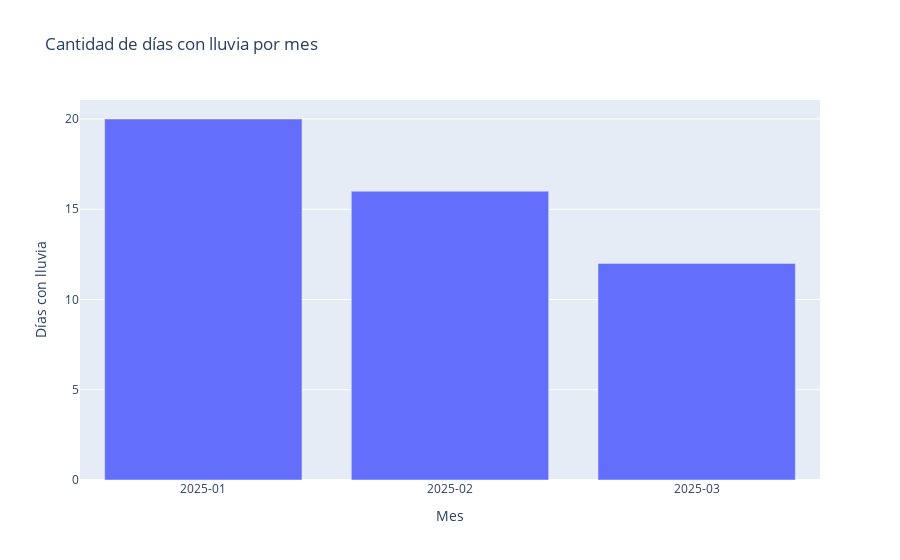

Notebook cell for this chart:
### Code cell
# Contar días con lluvia por mes
dias_lluviosos_por_mes = df_pivot[df_pivot["lluvia"] > 0].groupby("Mes").size().reset_index(name="Días con lluvia")

# Ordenar para ver el mes con más días de lluvia
dias_lluviosos_por_mes = dias_lluviosos_por_mes.sort_values(by="Días con lluvia", ascending=False)

# Mostrar tabla
print(dias_lluviosos_por_mes)

# O visualizar con barras
import plotly.express as px

fig_dias_lluvia = px.bar(
    dias_lluviosos_por_mes,
    x="Mes",
    y="Días con lluvia",
    title="Cantidad de días con lluvia por mes"
)
fig_dias_lluvia.update_xaxes(type="category")
fig_dias_lluvia.show()

### Figure 1 — Plotly figure (JSON) as saved in the notebook; plotly's stock layout.template omitted (floating-point values rounded to 4 significant figures)
{"data": [{"hovertemplate": "Mes=%{x}<br>Días con lluvia=%{y}<extra></extra>", "legendgroup": "", "marker": {"color": "#636efa", "pattern": {"shape": ""}}, "name": "", "orientation": "v", "showlegend": false, "textposition": "auto", "type": "bar", "x": ["2025-01", "2025-02", "2025-03"], "xaxis": "x", "y": [20, 16, 12], "yaxis": "y"}], "layout": {"barmode": "relative", "legend": {"tracegroupgap": 0}, "title": {"text": "Cantidad de días con lluvia por mes"}, "xaxis": {"anchor": "y", "domain": [0, 1], "title": {"text": "Mes"}, "type": "category"}, "yaxis": {"anchor": "x", "domain": [0, 1], "title": {"text": "Días con lluvia"}}}}
